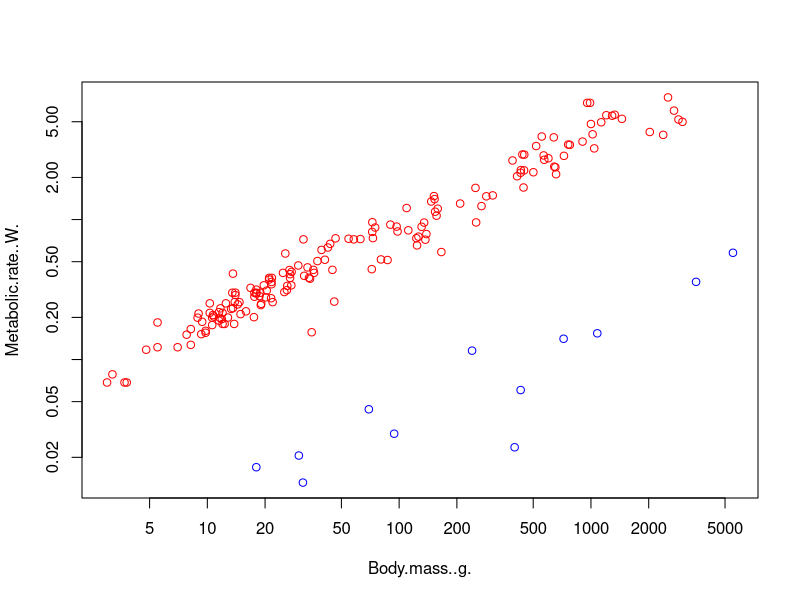
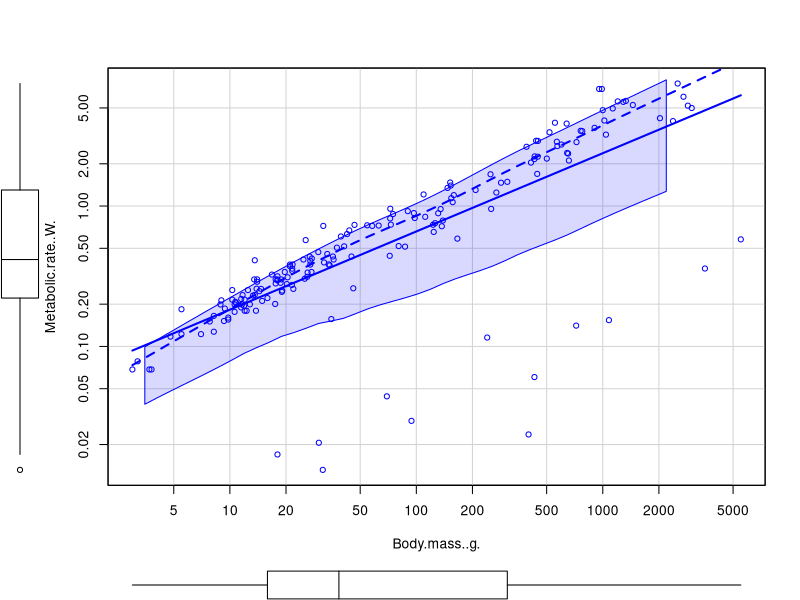
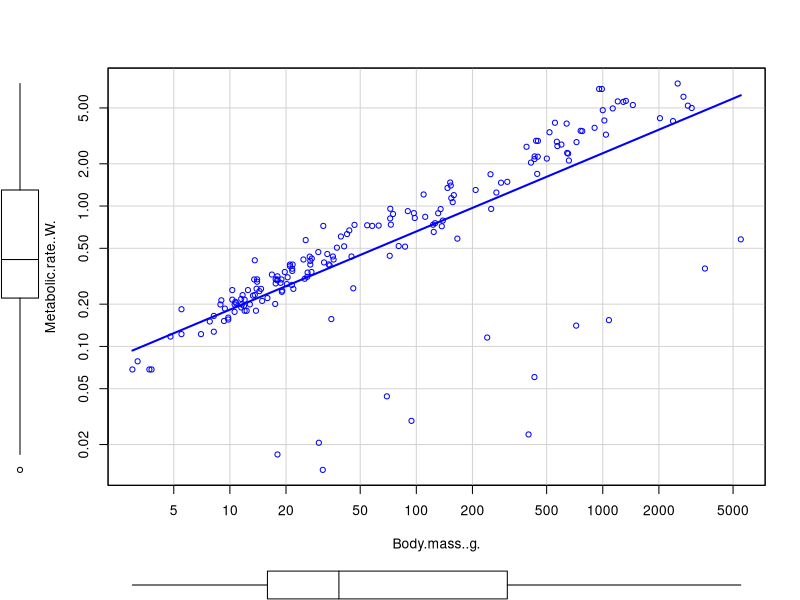
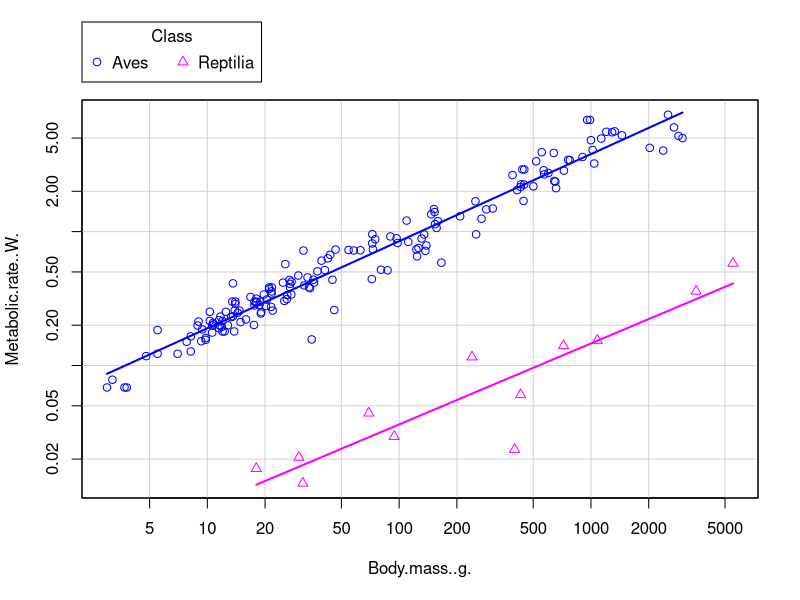
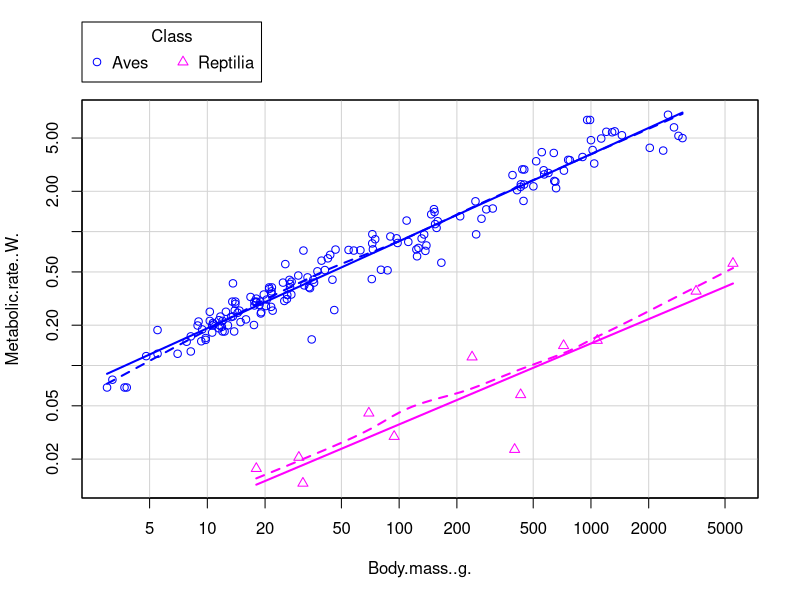
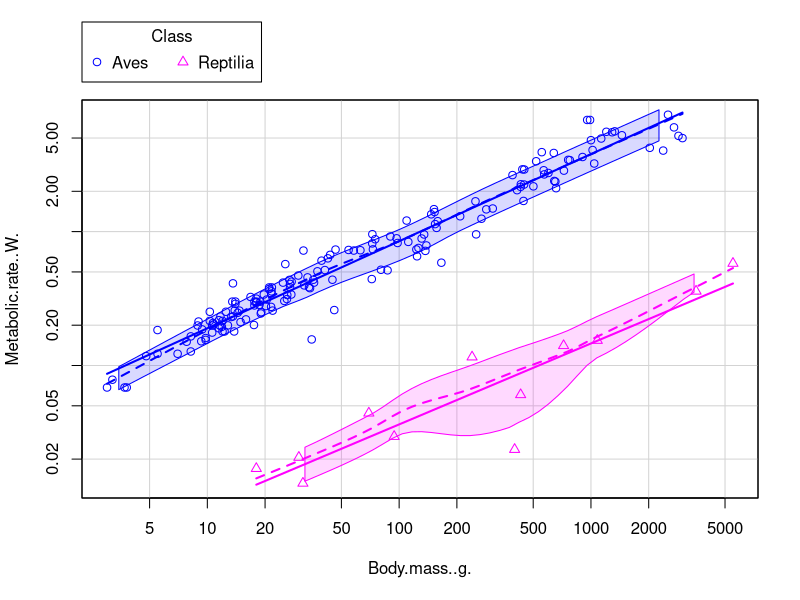
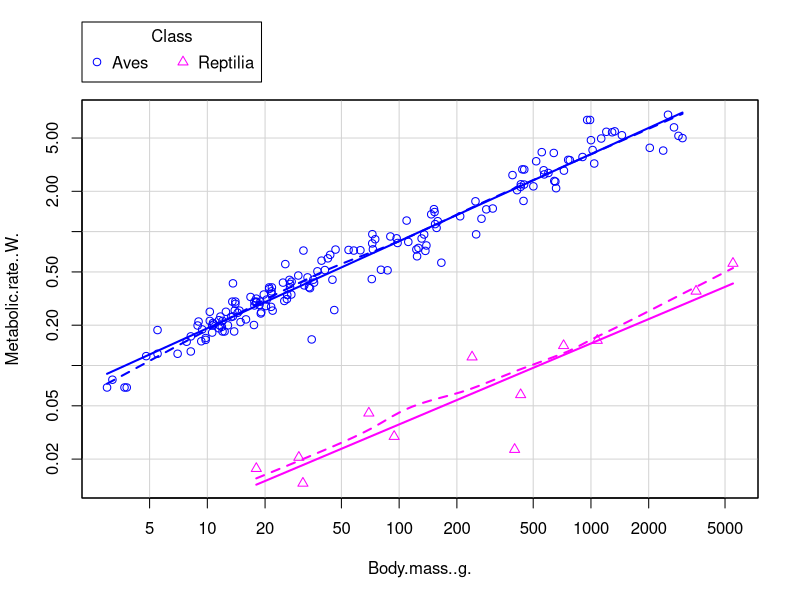
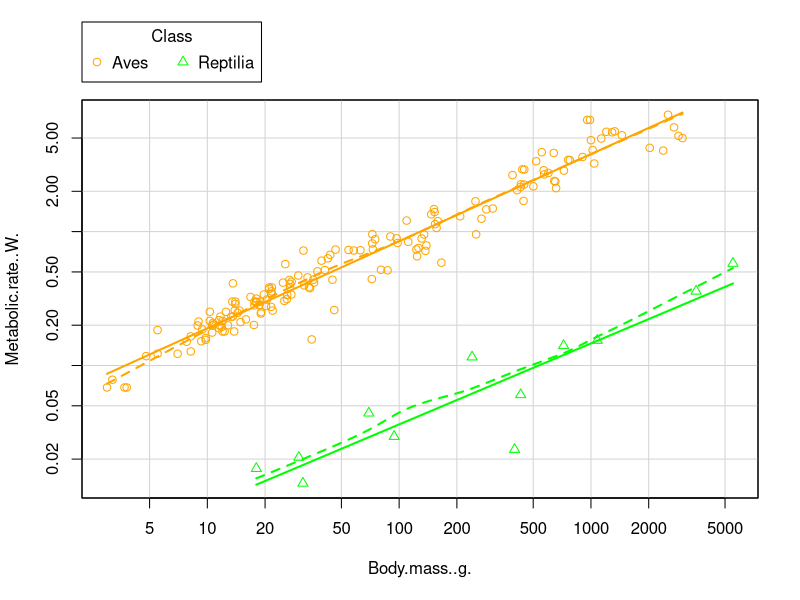

These figures' R source, in order: (Note: this script raises an error after producing the figures.)
## For me: recall to  (setq ess-eval-visibly-p t)


## PURPOSE of this:
## Use different types of plot for same data
## Illustrate split-apply-combine
## Illustrate dealing with errors and incremental building of code
## Illustrate reading of help

######
## What is in the workspace? I want it clean
rm(list = ls())

anage <-  read.table("AnAge_birds_reptiles.txt", 
                     header=TRUE, na.strings="NA")


## Simpler to do it now, so it is available later
anage$logmet <- log(anage$Metabolic.rate..W.)
anage$logbm <- log(anage$Body.mass..g)


anage$Class <- factor(anage$Class)

plot(Metabolic.rate..W. ~ Body.mass..g.,
     data = anage,
     col = c("red", "blue")[anage$Class],
     log = "xy")



## skip
######################################################################

## We did this already, so skip
str(anage)
head(anage)
tail(anage)
summary(anage)

## Did you notice the naming of columns?

library(car)

scatterplot(Metabolic.rate..W. ~ Body.mass..g.,
            data = anage,
            log = "xy")

## too many lines; what are we getting rid of?
scatterplot(Metabolic.rate..W. ~ Body.mass..g.,
            data = anage,
            log = "xy",
            smooth = FALSE)

## But I have birds and reptiles. What is smooth doing?
scatterplot(Metabolic.rate..W. ~
                Body.mass..g. | Class,
            data = anage,
            log = "xy",
            smooth = FALSE)

scatterplot(Metabolic.rate..W. ~
                Body.mass..g. | Class,
            data = anage,
            log = "xy", smooth = TRUE)

## smooth each and add variance
scatterplot(Metabolic.rate..W. ~
                Body.mass..g. | Class,
            data = anage,
            log = "xy",
            smooth = list(smoother = loessLine,
                          var = TRUE))

## smooth explicitly, and remove variance envelope
scatterplot(Metabolic.rate..W. ~
                Body.mass..g. | Class,
            data = anage,
            log = "xy",
            smooth = list(smoother = loessLine
                        ## , var = FALSE ## uncomment if you don't want var.
                        ## , var = TRUE  ## uncomment if you want variance.
                          ))

## Notice colors. Working as expected
scatterplot(Metabolic.rate..W. ~
                Body.mass..g. | Class,
            data = anage,
            log = "xy",
            col = c("orange", "green"))

## But nope, not everything is changeable that way: e.g., cex
scatterplot(Metabolic.rate..W. ~
                Body.mass..g. | Class,
            data = anage,
            log = "xy",
            cex = c(1, 8))

## Oooops
scatterplot(Metabolic.rate..W. ~
                Body.mass..g. | Class,
            data = anage,
            log = "xy",
            cex = c(1, 8)[Class])


## Hummmm... no points
scatterplot(Metabolic.rate..W. ~
                Body.mass..g. | Class,
            data = anage,
            log = "xy",
            cex = c(1, 8)[anage$Class])


## What is happening here?? (For details of stringsAsFactors: https://developer.r-project.org/Blog/public/2020/02/16/stringsasfactors/index.html)
anage$Class

## Aha!
anage$Class <- factor(anage$Class)

## Now
plot(Metabolic.rate..W. ~ Body.mass..g.,
     data = anage,
     log = "xy",
     cex = c(1, 3)[anage$Class])

## Still does not do what we want
scatterplot(Metabolic.rate..W. ~
                Body.mass..g. | Class,
            data = anage,
            log = "xy",
            cex = c(1, 3)[anage$Class])



## let's try again. 
dx <- na.omit(anage[, c("Metabolic.rate..W.",
                        "Body.mass..g.",
                        "Class")])

scatterplot(Metabolic.rate..W. ~
                Body.mass..g. | Class,
            data = dx,
            log = "xy",
            cex = c(1, 3))

cexo <- c(1,3)[dx$Class]

scatterplot(Metabolic.rate..W. ~
                Body.mass..g. | Class,
            data = dx,
            log = "xy",
            cex = cexo) ## OK, I give up


## continue with plot



## ## This would break if Class is not a factor
plot(Metabolic.rate..W. ~ Body.mass..g.,
     data = anage,
     col = c("red", "blue")[anage$Class],
     log = "xy")


## legend?
plot(Metabolic.rate..W. ~ Body.mass..g.,
     data = anage,
     col = c("salmon", "darkgreen")[Class],
     pch = c(1, 2)[Class],
     log = "xy")

legend(10, 2, legend = levels(anage$Class),
       col = c("salmon", "darkgreen"),
       pch = c(1, 2))



## Remember: if I want to produce a pdf for real (say, a paper)
## change settings as needed and surround by pdf() and dev.off()

## Also, notice labels of y axis
op <- par(las = 1)

plot(Metabolic.rate..W. ~ Body.mass..g.,
     data = anage,
     col = c("salmon", "darkgreen")[Class],
     pch = c(1, 2)[Class],
     log = "xy")

legend(10, 2, legend = levels(anage$Class),
       col = c("salmon", "darkgreen"),
       pch = c(1, 2))

par(op)


## adding lines more of a pain here. We will continue below. Detour for
## now to using ggplot2

###############################################################
## /skip


## ggplot

library(ggplot2)

p1 <- ggplot(aes(x = Body.mass..g.,
                 y = Metabolic.rate..W.),
             data = anage) + geom_point()


p1

## how can I use log?

p1 + scale_x_log10() + scale_y_log10()

## conditioning (using facet_wrap; there is also facet_grid)
p1 + scale_x_log10() + scale_y_log10() + facet_wrap( ~ Class)

p1 + scale_x_log10() + scale_y_log10() +
    facet_wrap( ~ Class) +
    geom_smooth(method = "lm")

p1 + scale_x_log10() + scale_y_log10() +
    facet_wrap( ~ Class) +
    geom_smooth(method = "lm", se = FALSE )

## Using color per class. Not using facet_wrap
p2 <- ggplot(aes(x = Body.mass..g.,
                 y = Metabolic.rate..W.,
                 color = Class),
             data = anage) +
    geom_point() 
p2

p2 + scale_x_log10() + scale_y_log10() +
    facet_wrap( ~ Class) +
    geom_smooth(method = "lm", se = FALSE )

## single panel
p2 + scale_x_log10() + scale_y_log10() +
    geom_smooth(method = "lm", se = FALSE )

## single panel, use other colors (which are much worse!)

p2 + scale_x_log10() + scale_y_log10() +
    geom_smooth(method = "lm", se = FALSE ) +
    scale_color_manual(values = c("red", "blue"))

library(cowplot)

## selection

birds <- anage[anage$Class == "Aves", ]

library(dplyr)
birds2 <- dplyr::filter(anage, Class == "Aves")



## adding a legend interactively
plot(Metabolic.rate..W. ~ Body.mass..g.,
     data = anage,
     col = c("salmon", "darkgreen")[Class],
     pch = c(1, 2)[Class],
     log = "xy")

## Emacs: does not work with xwidget
legend(locator(1), legend = levels(anage$Class),
       col = c("salmon", "darkgreen"),
       pch = c(1, 2))


## some more manual work

## Nos quedamos aquí


## todo
## - labels with at to use custom tick marks
## complete cases and table without NAs
## abline for plot for reptiles and aves




plot(logmet ~ logbm, data = anage,
     xlab = "Body mass (g)",
     ylab = " Metabolic rate (W)",      
     axes = FALSE)

box()

## help for labels is not very helpful?
## where should we place the labels?

summary(anage)
## range of metabolic rate
exp(seq(from = -4.3, to = 2, length.out = 6))

yv <- c(0.01, 0.05, 0.15, 0.6, 2, 7) 
log(yv)

axis(side = 2, at = log(yv), labels = yv)

## Hummm, ugly for several reasons

plot(logmet ~ logbm, data = anage,
     xlab = "Body mass (g)",
     ylab = "Metabolic rate (W)",
     axes = FALSE,
     ylim = c(log(0.01),
              max(anage$logmet)))  ## what happened?

plot(logmet ~ logbm, data = anage,
     xlab = "body mass (g)",
     ylab = " metabolic rate (W)",
     axes = FALSE,
     ylim = c(log(0.01),
              max(anage$logmet, na.rm = TRUE)))

box()
axis(side = 2, at = log(yv), labels = yv)

                                        # dev.off()

## changing par
op <- par(las = 1)

plot(logmet ~ logbm, data = anage,
     xlab = "Log body mass (g)", ylab = "Log metabolic rate (W)",
     axes = FALSE, ylim = c(log(0.01), max(anage$logmet, na.rm = TRUE)))
box()
axis(side = 2, at = log(yv), labels = yv)

par(op)


anage.clean <- anage[
    complete.cases(
        anage[, c("Class",
                  "Metabolic.rate..W.",
                  "Body.mass..g.")])
  , ]
summary(anage.clean)


anage.clean2 <- na.omit(
    anage[, c("Class", "Metabolic.rate..W.", "Body.mass..g.")])
summary(anage.clean2)

nrow(anage.clean)
nrow(anage.clean2)

stopifnot(nrow(anage.clean) == nrow(anage.clean2))

anage3 <- dplyr::filter(anage,
                        !is.na(Metabolic.rate..W.) &
                        !is.na(Body.mass..g.))

anage4 <- dplyr::filter(anage,
                        !(is.na(Metabolic.rate..W.) |
                          is.na(Body.mass..g.)))

summary(anage3)
summary(anage4)
identical(anage3, anage4)

## Quick and dirty version of expect_true, etc
## ALWAYS add testing code as you go along
stopifnot(identical(anage3, anage4))


## Hummm... What gives here?
identical(anage.clean, anage3)


mapply(identical, anage.clean, anage3)
## or
Map(identical, anage.clean, anage3)


all(mapply(identical, anage.clean, anage3))


## what gives?

attributes(anage.clean)
attributes(anage3)

length(attributes(anage.clean))
length(attributes(anage3))


## Possibly misleading. Not anymore
Map(identical, attributes(anage.clean), attributes(anage3))

names(attributes(anage3))
names(attributes(anage.clean))

stopifnot(all(names(attributes(anage.clean)) == names(attributes(anage3))))

for(att in names(attributes(anage3))) {
    cat("\n attribute ", att, "\n")
    print(identical(attributes(anage3)[[att]],
                    attributes(anage.clean)[[att]]))
}


## here:
## let's use lapply, just to practice

lapply(names(attributes(anage3)),
       function(u) {
           cat("\n attribute ", u, ": ", 
               identical(attributes(anage3)[[u]],
                         attributes(anage.clean)[[u]]),
               "\n")
       })

## those NULL: they are ugly!!

## sending to null (or whatever)
null <- lapply(names(attributes(anage3)),
               function(u) {
                   cat("\n attribute ", u, ": ", 
                       identical(attributes(anage3)[[u]],
                                 attributes(anage.clean)[[u]]),
                       "\n")
               })


## Notes:
##  - check Map vs mapply: where?
##  - what we did? why?
##  - arguments to plot?
##  - where is this file?

## Back to the plot

### ablines and regression
birds <- dplyr::filter(anage, Class == "Aves")

summary(lm(logmet ~ logbm, birds))

plot(logmet ~ logbm, birds)
abline(lm(logmet ~ logbm, birds))

## ok but ... we want both birds and reptiles
## let's plot both. First, we want the regression lines

mbirds <- lm(logmet ~ logbm,
             data = dplyr::filter(anage, Class == "Aves"))

## similar to
mbirds0 <- lm(logmet ~ logbm,
              data = anage,
              subset = (Class == "Aves"))

stopifnot(
    identical(
        coefficients(mbirds0), coefficients(mbirds)))

mrept <- lm(logmet ~ logbm,
            data = dplyr::filter(anage, Class != "Aves"))

## we will want colors
colors() ## yes, we have a few choices . How do I choose?

## Now, plot the points and then add regression lines
plot(logmet ~ logbm, anage,
     col = c("salmon", "turquoise")[Class])

abline(mbirds, col = "salmon")
abline(mrept, col = "turquoise")


## Too much work. 
## A nicer, smarter way?

## I can certainly do this. split-apply(-combine)
lapply(split(anage, anage$Class),
       function(dd) lm(logmet ~ logbm, data = dd))


plot(logmet ~ logbm, anage,
     col = c("salmon", "turquoise")[Class])

lapply(split(anage, anage$Class),
       function(dd)
           abline(lm(logmet ~ logbm, data = dd)))
## OK, looks doable. A few minor tweaks and we are done

############### A tangent
## What about sapply?
## Not a natural thing to do here
sapply(split(anage, anage$Class),
       function(dd) lm(logmet ~ logbm, data = dd))

sapply(split(anage, anage$Class),
       function(dd) lm(logmet ~ logbm, data = dd),
       simplify = FALSE)

plot(logmet ~ logbm, anage,
     col = c("salmon", "turquoise")[Class])

sapply(split(anage, anage$Class),
       function(dd) abline(lm(logmet ~ logbm, data = dd)))



## And vapply; too much of a mess here
## and not a natural application
vapply(split(anage, anage$Class),
       function(dd) lm(logmet ~ logbm, data = dd),
       FUN.VALUE = lm(logmet ~ logbm, data = anage))

## However, use vapply whenever you can instead of sapply!
## Lets continue on the tangent here. From the help of sapply

i39 <- sapply(3:9, seq) # list of vectors

sapply(i39, summary)

vapply(i39, summary,
       c(Min. = 0, "1st Qu." = 0, Median = 0,
         mean = 0, "3rd Qu." = 0, Max. = 0))

i39b <- i39
i39b[[2]] <- factor(letters[1:5])

sapply(i39b, summary)

vapply(i39b, summary,
       c(Min. = 0, "1st Qu." = 0, Median = 0,
         mean = 0, "3rd Qu." = 0, Max. = 0))

## And replicate?
replicate(1000, mean(rnorm(100)))

####### End tangent


colores <- c("salmon", "turquoise")

## OK, promising?
plot(logmet ~ logbm, anage, col = colores[Class])

## ;-(
lapply(split(anage, anage$Class),
       function(dd)
           abline(lm(logmet ~ logbm, data = dd),
                  col = colores[Class]))

## yes (and get rid of the NULLs)

junk <- lapply(
    split(anage, anage$Class),
    function(dd)
        abline(lm(logmet ~ logbm,
                  data = dd),
               col = colores[dd$Class]))


## What did we do? If we get side tracked
dddd <- split(anage, anage$Class)

lapply(dddd, function(u) u$Class)



## see help of "by" for another example
## of extracting coefficients by group
